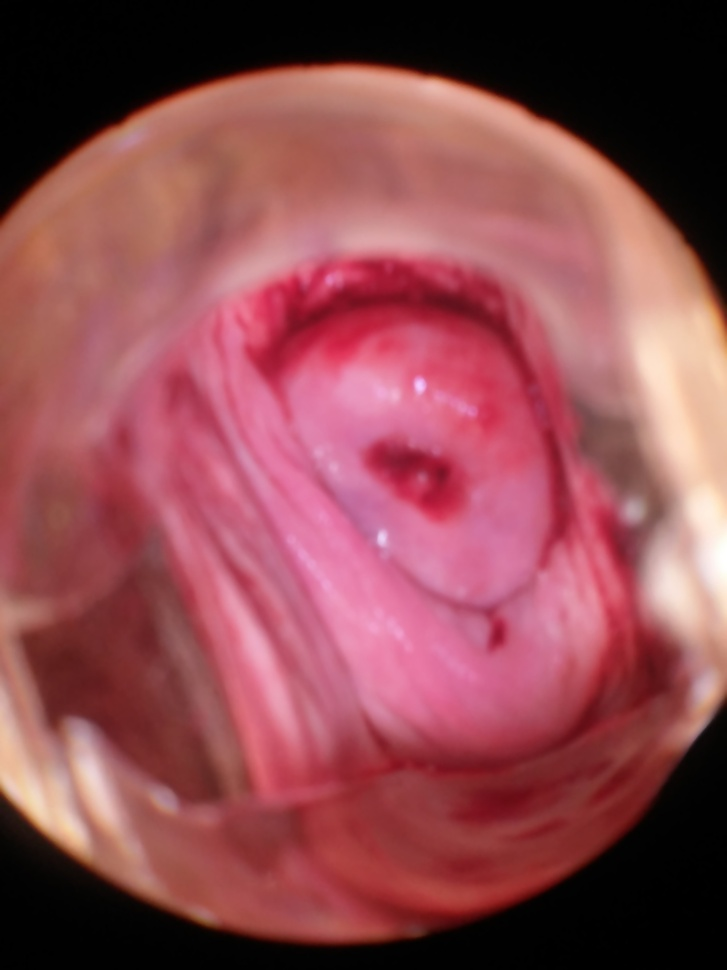
#> input picture Cervix1_bilateral.jpg, 727 x 970 px, shrunk from 2448 x 3264 before the run
$ python -i obtain_enhancement_metrics.py   (imports and definitions only)   (older library calls are emulated)
#> lines starting #> are read from the running program, lines starting #| are printed output that depends on the picture
import os
import cv2
import numpy as np
import pandas as pd
import matplotlib.pyplot as plt
from skimage.measure import shannon_entropy
from skimage.metrics import structural_similarity as ssim
from concurrent.futures import ThreadPoolExecutor

# Metric calculations
# [15 lines left out: functions calculate_psnr, calculate_ssim, not called in this run]

def calculate_mse(img1, img2):
    """Calculate Mean Squared Error (MSE) between two images."""
    return np.mean((img1 - img2) ** 2)

def calculate_entropy(img):
    """Calculate Shannon entropy of an image."""
    if len(img.shape) == 3:
        img = cv2.cvtColor(img, cv2.COLOR_BGR2GRAY)
    return shannon_entropy(img)

def calculate_sharpness(img):
    """
    Calculate normalized sharpness of an image using the Laplacian operator.
    Sharpness = variance of Laplacian / mean intensity (to normalize)
    """
    if img.ndim == 3:
        img = cv2.cvtColor(img, cv2.COLOR_BGR2GRAY)

    laplacian = cv2.Laplacian(img, cv2.CV_64F)
    variance = laplacian.var()

    mean_intensity = np.mean(img)
    normalized_sharpness = variance / (mean_intensity + 1e-5)  # Avoid division by zero

    return normalized_sharpness

def calculate_contrast(img):
    """Calculate standard deviation (contrast) of an image."""
    if len(img.shape) == 3:
        img = cv2.cvtColor(img, cv2.COLOR_BGR2GRAY)
    return img.std()

def calculate_1image_metrics(image):
    """Calculate entropy, sharpness, and contrast of a single image."""
    entropy = calculate_entropy(image)
    sharpness = calculate_sharpness(image)
    contrast = calculate_contrast(image)
    return round(entropy, 2), round(sharpness, 2), round(contrast, 2)

# [55 lines left out: functions calculate_colorfulness, calculate_metrics, calculate_averages, generate_unique_csv_name, save_results_to_csv, not called in this run]

>>> import cv2
>>> picture = cv2.imread('../Cervix1_bilateral.jpg')
#> picture is the input picture: shape (970, 727, 3); mean B, G, R 81.5, 75.2, 142.8
>>> result = calculate_1image_metrics(picture)
#> in calculate_entropy, `img = cv2.cvtColor(img, cv2.COLOR_BGR2GRAY)`:
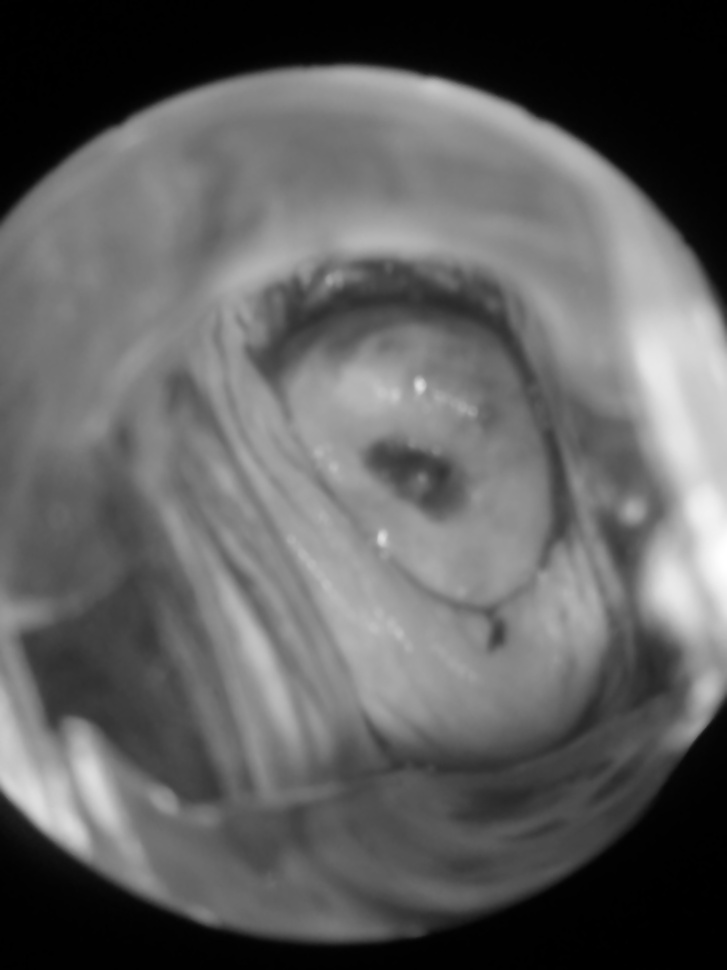
#> img: shape (970, 727); min 0, max 255, mean 96.1
#> in calculate_1image_metrics, `entropy = calculate_entropy(image)`: entropy = 7.02
#> in calculate_sharpness, `laplacian = cv2.Laplacian(img, cv2.CV_64F)`:
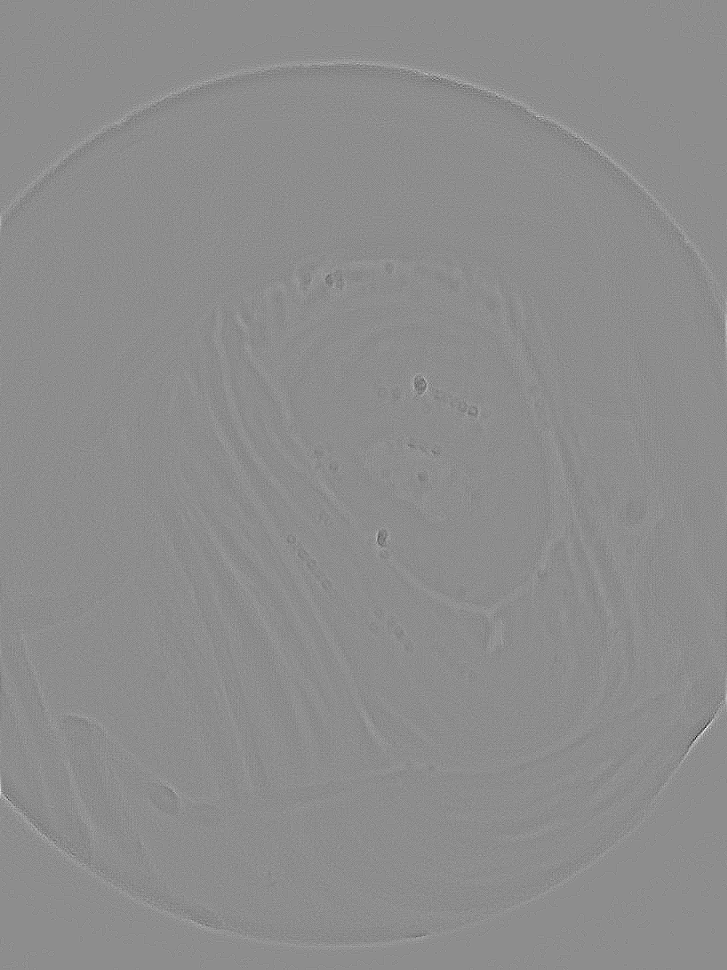
#> laplacian: shape (970, 727) float64; min -41, max 33, mean 0; drawn with min black and max white
#> in calculate_sharpness, `variance = laplacian.var()`: variance = 2.39
#> in calculate_sharpness, `mean_intensity = np.mean(img)`: mean_intensity = 96.15
#> in calculate_sharpness, `normalized_sharpness = variance / (mean_intensity + 1e-5)`: normalized_sharpness = 0.0249
#> in calculate_1image_metrics, `contrast = calculate_contrast(image)`: contrast = 59.62
#> result = (7.02, 0.02, 59.62)
